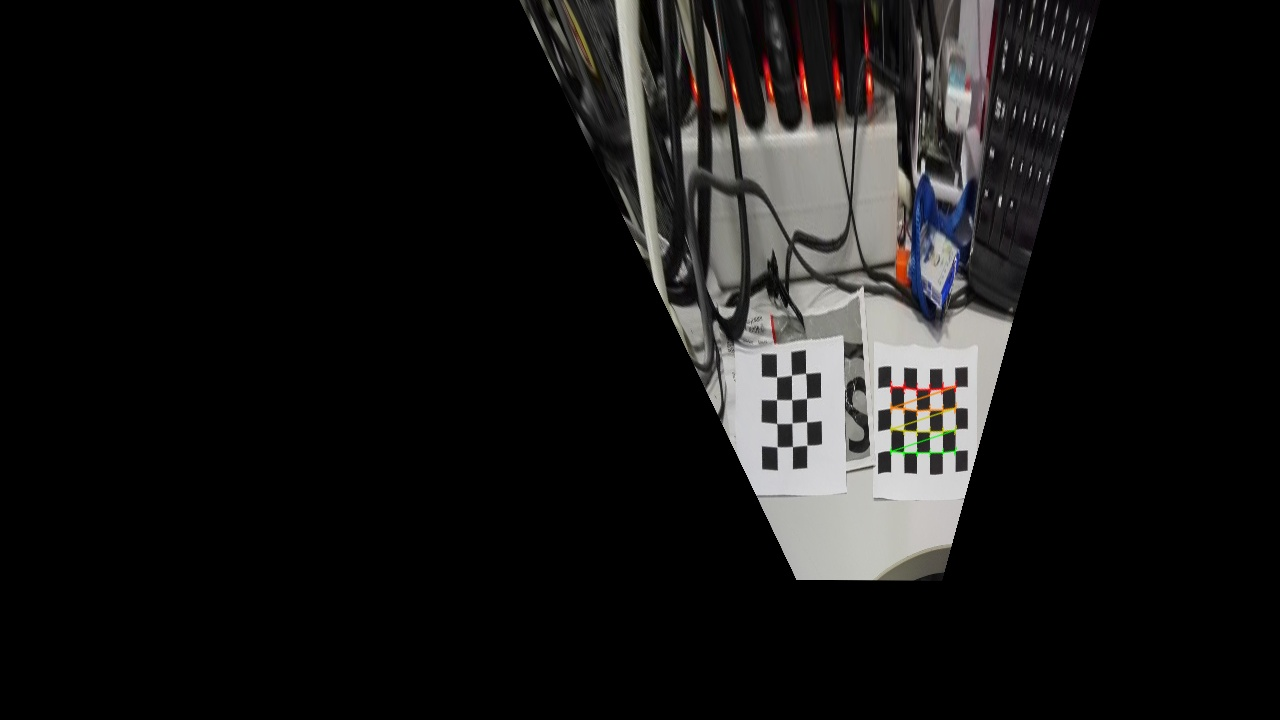
//> input picture chessboard_stitch/b1.jpg, 1280 x 720 px
$ ./chessboard_stitch b1.jpg b2.jpg 3 3   (built with g++ and OpenCV 4)
//> lines starting //> are read from the running program, lines starting //| are printed output that depends on the picture; after the words box and inside, x2 and y2 are one past the last pixel; in counts of white or black regions, pixels touching at a corner belong together
#include <iostream>
#include <opencv2/imgproc/imgproc.hpp>
#include <opencv2/highgui/highgui.hpp>
#include <opencv2/calib3d/calib3d.hpp>
#include <vector>

using namespace std;
using namespace cv ;

#define min(x,y) (x>y?y:x)

int main(int argc, char* argv[])
{
	Mat image1 = imread(argv[1]);
//> image1 is the input picture: 720 rows x 1280 cols, CV_8UC3; mean B, G, R 22.1, 22.5, 23.2
	Mat image2 = imread(argv[2]);
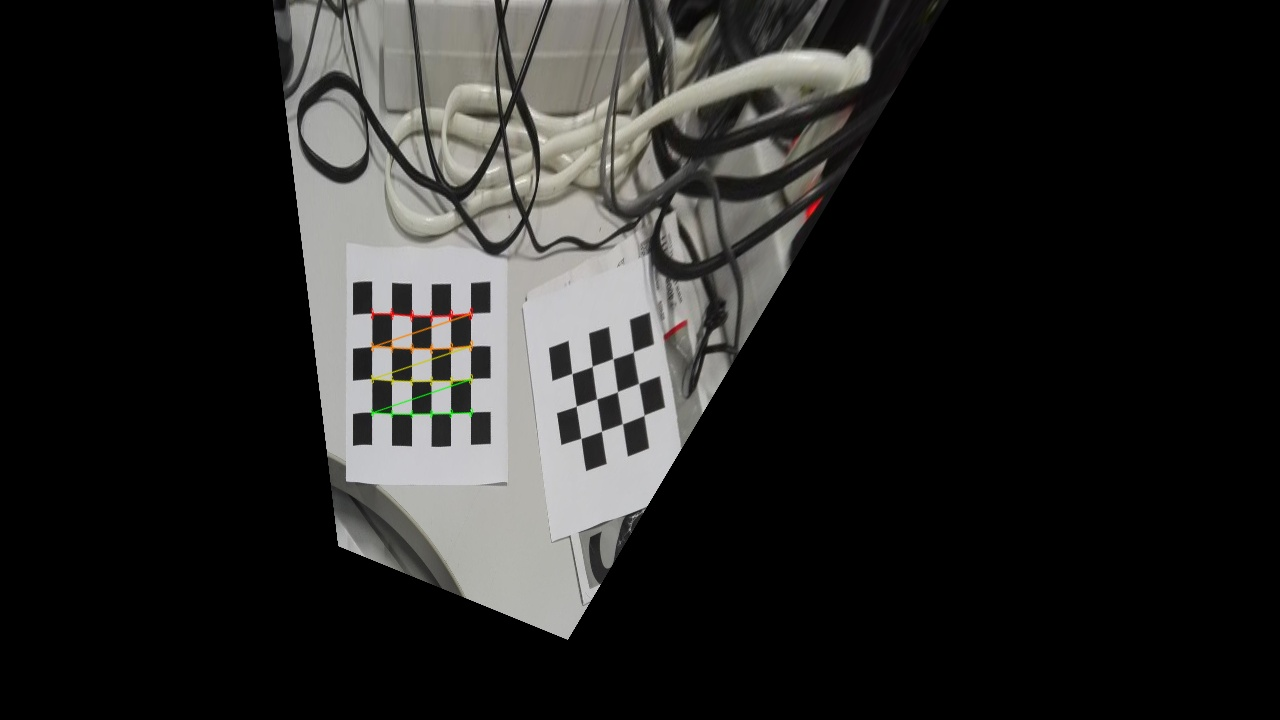
//> input picture chessboard_stitch/b2.jpg, 1280 x 720 px
//> image2 is the input picture: 720 rows x 1280 cols, CV_8UC3; mean B, G, R 37.1, 38.4, 38.7
	int board_w = atoi(argv[3]);
//> board_w = 3
	int board_h = atoi(argv[4]);
//> board_h = 3
	int w = image1.cols;
//> w = 1280
	int h = image1.rows;
//> h = 720

	cv::Size board_sz(board_w, board_h);
//> board_sz = Size(3, 3)
	std::vector<cv::Point2f> board_corners1;
	std::vector<cv::Point2f> board_corners2;

	int found1 = cv::findChessboardCorners(image1, board_sz, board_corners1);
//> board_corners1 = 9 Points (x, y): [806.8, 445.2], [792.5, 446.6], [777.1, 446.7], [806.5, 421.7], [792, 423], [776.6, 423.5], [806.4, 398.5], [791.5, 399.6], [776.5, 399.6]; found1 = 1
	int found2 = cv::findChessboardCorners(image2, board_sz, board_corners2);
//> board_corners2 = 9 Points (x, y): [633.3, 351.7], [638.7, 383.4], [644, 415.3], [612.8, 358.8], [617.5, 391.6], [622.5, 423.6], [592.3, 366.4], [596.5, 399], [601.5, 431.3]; found2 = 1
	cout << "found=" << found1 << "," << found2 << endl;
//| found=1,1

	if (found1 && found2) {
		cv::drawChessboardCorners(image1, board_sz, board_corners1, found1);
//> image1: 720 rows x 1280 cols, CV_8UC3; 0.13% of pixels changed, all inside (x1, y1, x2, y2) = (771, 392, 814, 454)
		cv::drawChessboardCorners(image2, board_sz, board_corners2, found2);
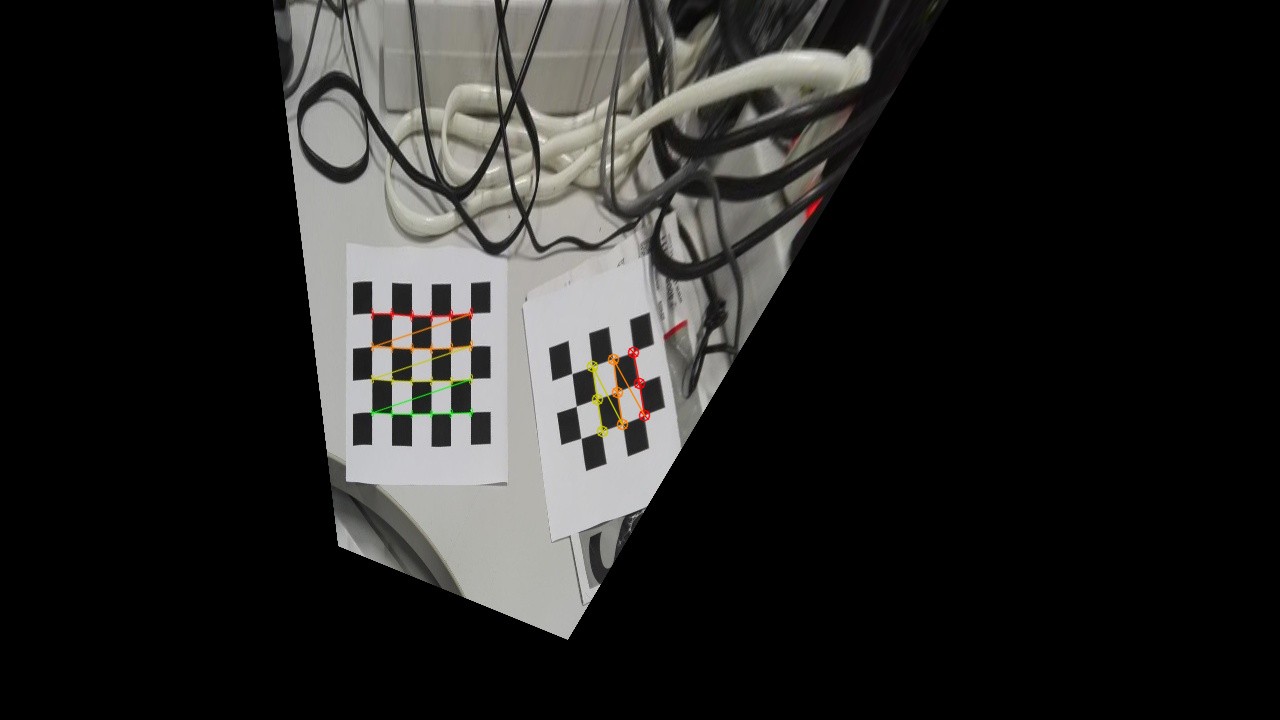
//> image2: 720 rows x 1280 cols, CV_8UC3; 0.19% of pixels changed, all inside (x1, y1, x2, y2) = (586, 346, 651, 438)

		vector<Point2f> corners_image1(4);
		vector<Point2f> corners_image2(4);
		vector<Point2f> corners_trans(4);
		corners_image1[0] = board_corners1.at(0);
//> corners_image1 = 4 Points (x, y): [806.8, 445.2], [0, 0], [0, 0], [0, 0]
		corners_image1[1] = board_corners1.at(board_w-1);
//> corners_image1 = 4 Points (x, y): [806.8, 445.2], [777.1, 446.7], [0, 0], [0, 0]
		corners_image1[2] = board_corners1.at(board_h * board_w - 1);
//> corners_image1 = 4 Points (x, y): [806.8, 445.2], [777.1, 446.7], [776.5, 399.6], [0, 0]
		corners_image1[3] = board_corners1.at((board_h-1) * board_w);
//> corners_image1 = 4 Points (x, y): [806.8, 445.2], [777.1, 446.7], [776.5, 399.6], [806.4, 398.5]

		corners_image2[0] = board_corners2.at(0);
//> corners_image2 = 4 Points (x, y): [633.3, 351.7], [0, 0], [0, 0], [0, 0]
		corners_image2[1] = board_corners2.at(board_w-1);
//> corners_image2 = 4 Points (x, y): [633.3, 351.7], [644, 415.3], [0, 0], [0, 0]
		corners_image2[2] = board_corners2.at(board_h * board_w - 1);
//> corners_image2 = 4 Points (x, y): [633.3, 351.7], [644, 415.3], [601.5, 431.3], [0, 0]
		corners_image2[3] = board_corners2.at((board_h-1) * board_w);
//> corners_image2 = 4 Points (x, y): [633.3, 351.7], [644, 415.3], [601.5, 431.3], [592.3, 366.4]

		/* 1/3 image
		int b = ((w > h) ? h : w)/3;
		corners_trans[0] = Point2f((w-b)/2,(h-b)/2);
		corners_trans[1] = Point2f((w-b)/2+b,(h-b)/2);
		corners_trans[2] = Point2f((w-b)/2+b,(h-b)/2+b);
		corners_trans[3] = Point2f((w-b)/2,(h-b)/2+b);*/

		//* ave wxh
		int center_x = (corners_image1[0].x + corners_image1[1].x + corners_image1[2].x + corners_image1[3].x) / 4;
//> center_x = 791
		int center_y = (corners_image1[0].y + corners_image1[1].y + corners_image1[2].y + corners_image1[3].y) / 4;
//> center_y = 422
		int ave_w = ((corners_image1[1].x - corners_image1[0].x) + (corners_image1[2].x - corners_image1[3].x)) / 2;
//> ave_w = -29
		int ave_h = ((corners_image1[3].y - corners_image1[0].y) + (corners_image1[2].y - corners_image1[1].y)) / 2;
//> ave_h = -46
		int r = (ave_w > ave_h) ? ave_h : ave_w;
//> r = -46
		corners_trans[0] = Point2f(center_x-r,center_y-r);
//> corners_trans = 4 Points (x, y): [837, 468], [0, 0], [0, 0], [0, 0]
		corners_trans[1] = Point2f(center_x+r,center_y-r);
//> corners_trans = 4 Points (x, y): [837, 468], [745, 468], [0, 0], [0, 0]
		corners_trans[2] = Point2f(center_x+r,center_y+r);
//> corners_trans = 4 Points (x, y): [837, 468], [745, 468], [745, 376], [0, 0]
		corners_trans[3] = Point2f(center_x-r,center_y+r);
//> corners_trans = 4 Points (x, y): [837, 468], [745, 468], [745, 376], [837, 376]

		// [12 lines of commented-out code are left out]

		Mat transform1 = getPerspectiveTransform(corners_image1, corners_trans);
//> transform1 = [[2.34, -0.109, -1169.3], [-0.0074, 1.54, -303.4], [-0.000188, -0.000105, 1]]
		Mat transform2 = getPerspectiveTransform(corners_image2, corners_trans);
//> transform2 = [[-0.657, -1.13, 1855.3], [2.64, -0.097, -1055.5], [-3.06e-05, 0.000746, 1]]
		Mat img_trans1 = image1.clone();
		Mat img_trans2 = image2.clone();
		warpPerspective(image1, img_trans1, transform1, image1.size());
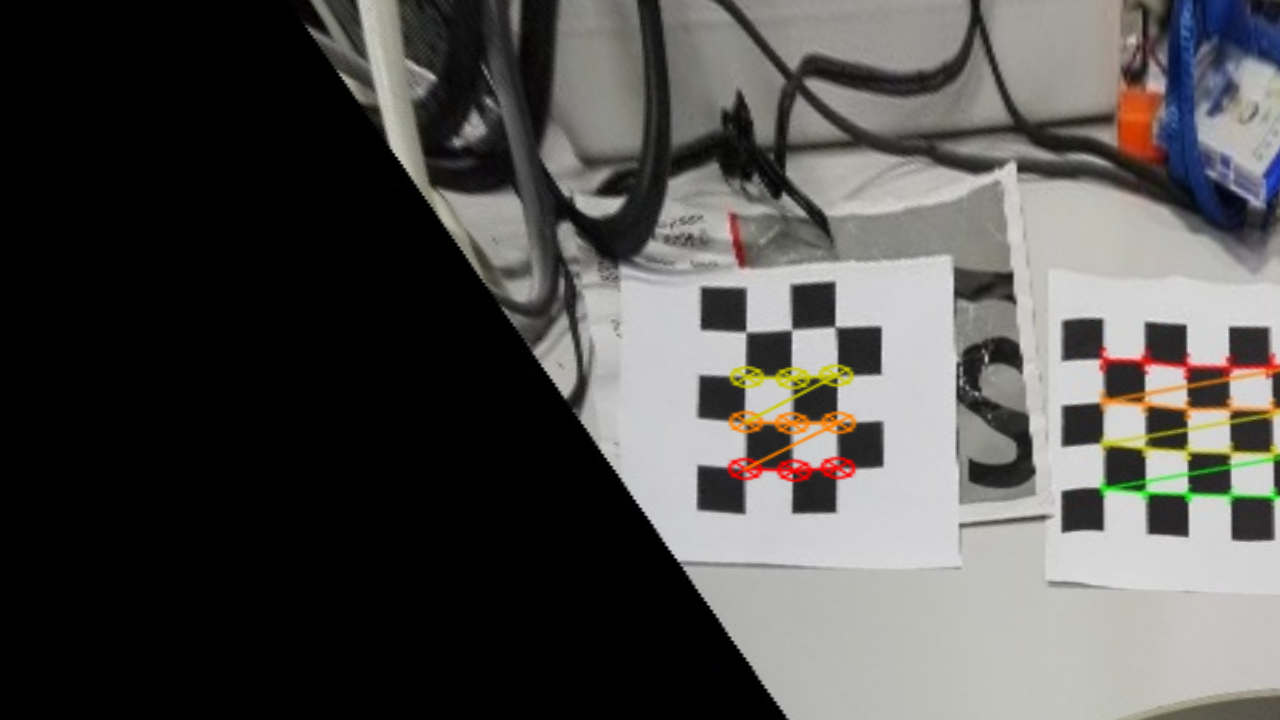
//> img_trans1: 720 rows x 1280 cols, CV_8UC3; mean B, G, R 78.6, 80.7, 81.9
		warpPerspective(image2, img_trans2, transform2, image1.size());

		float alpha1 = 0.4f;
		float alpha2 = 0.4f;
		Mat blending;
		addWeighted(img_trans1, alpha1, img_trans2, alpha2, 0.0, blending);
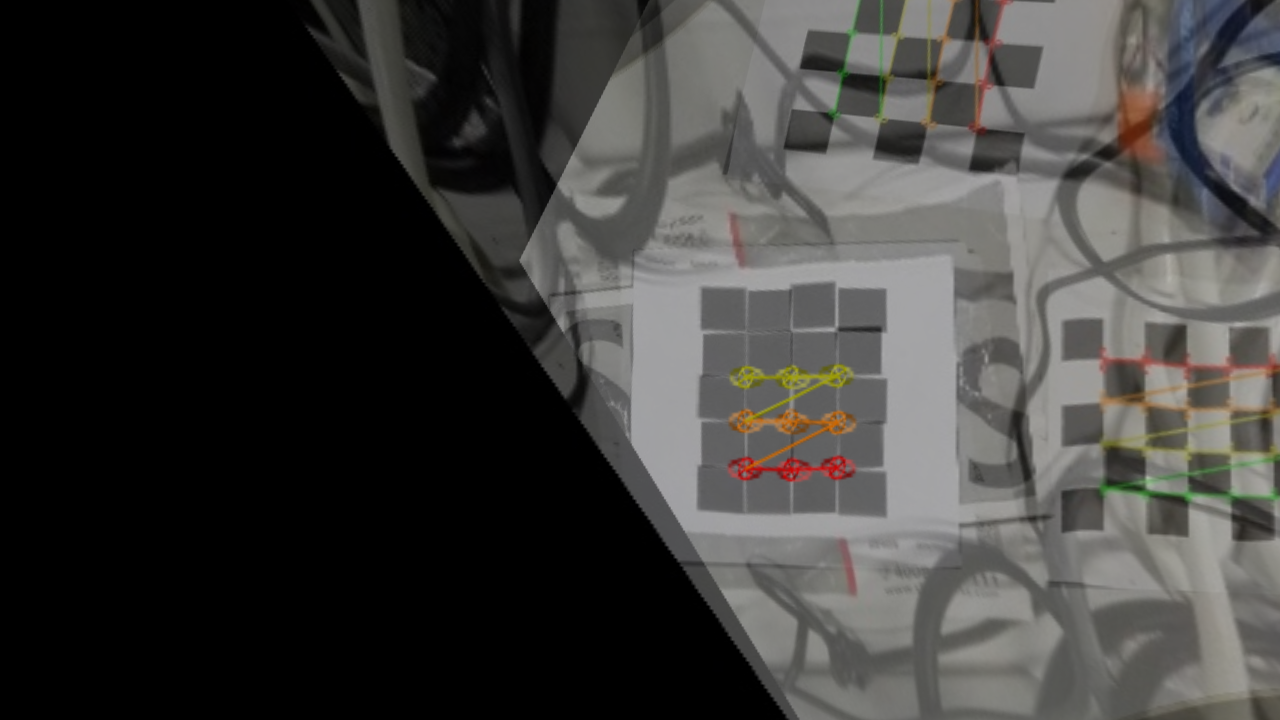
//> blending: 720 rows x 1280 cols, CV_8UC3; mean B, G, R 59, 60.9, 61.8

		namedWindow("cali1",1);
		imshow("cali1", img_trans1);
		namedWindow("cali2",1);
		imshow("cali2", img_trans2);
		namedWindow("blending", 1);
		imshow("blending", blending);
		//imwrite("b.jpg", img_trans);
	}
	//namedWindow("ori",1);
	//imshow("ori", image);
	waitKey(0);

	return 0 ;
}
